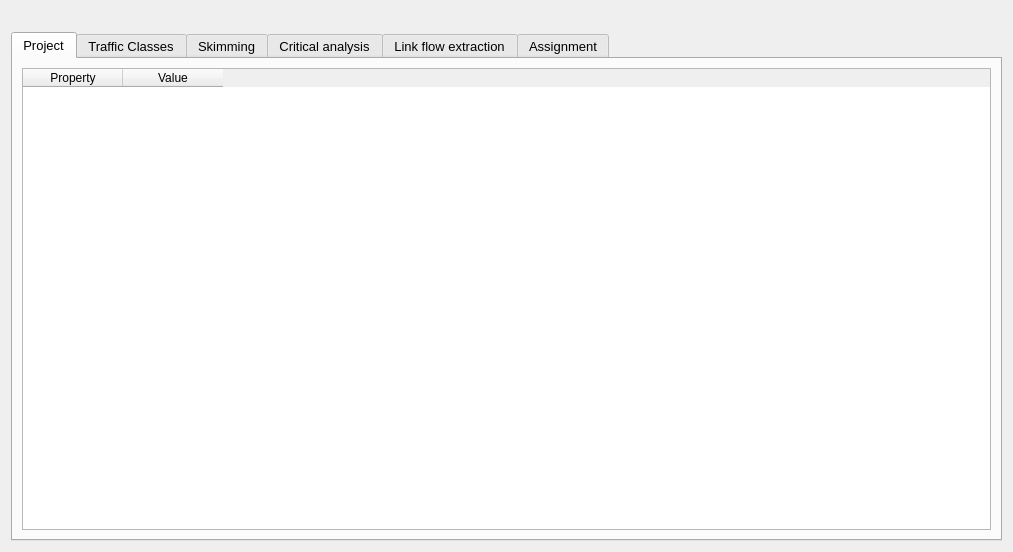
<?xml version="1.0" encoding="UTF-8"?>
<ui version="4.0">
 <class>traffic_assignment</class>
 <widget class="QDialog" name="traffic_assignment">
  <property name="windowModality">
   <enum>Qt::ApplicationModal</enum>
  </property>
  <property name="geometry">
   <rect>
    <x>0</x>
    <y>0</y>
    <width>1013</width>
    <height>552</height>
   </rect>
  </property>
  <property name="minimumSize">
   <size>
    <width>875</width>
    <height>0</height>
   </size>
  </property>
  <property name="font">
   <font>
    <pointsize>10</pointsize>
   </font>
  </property>
  <property name="windowTitle">
   <string>AequilibraE - Traffic Assignment toolbox</string>
  </property>
  <property name="modal">
   <bool>true</bool>
  </property>
  <layout class="QVBoxLayout" name="verticalLayout">
   <item>
    <widget class="QLabel" name="label_13">
     <property name="font">
      <font>
       <pointsize>10</pointsize>
      </font>
     </property>
     <property name="text">
      <string/>
     </property>
    </widget>
   </item>
   <item>
    <widget class="QTabWidget" name="tabWidget">
     <property name="enabled">
      <bool>true</bool>
     </property>
     <property name="sizePolicy">
      <sizepolicy hsizetype="Preferred" vsizetype="Preferred">
       <horstretch>0</horstretch>
       <verstretch>0</verstretch>
      </sizepolicy>
     </property>
     <property name="font">
      <font>
       <pointsize>10</pointsize>
      </font>
     </property>
     <property name="currentIndex">
      <number>0</number>
     </property>
     <widget class="QWidget" name="tab_2">
      <attribute name="title">
       <string>Project</string>
      </attribute>
      <layout class="QGridLayout" name="gridLayout_3">
       <item row="0" column="0" rowspan="2">
        <widget class="QTableWidget" name="tbl_project_properties">
         <property name="sizePolicy">
          <sizepolicy hsizetype="Preferred" vsizetype="Preferred">
           <horstretch>0</horstretch>
           <verstretch>0</verstretch>
          </sizepolicy>
         </property>
         <column>
          <property name="text">
           <string>Property</string>
          </property>
         </column>
         <column>
          <property name="text">
           <string>Value</string>
          </property>
         </column>
        </widget>
       </item>
      </layout>
     </widget>
     <widget class="QWidget" name="widget">
      <attribute name="title">
       <string>Traffic Classes</string>
      </attribute>
      <layout class="QGridLayout" name="gridLayout_10">
       <item row="0" column="2">
        <widget class="QLabel" name="lbl">
         <property name="sizePolicy">
          <sizepolicy hsizetype="Preferred" vsizetype="Preferred">
           <horstretch>0</horstretch>
           <verstretch>0</verstretch>
          </sizepolicy>
         </property>
         <property name="maximumSize">
          <size>
           <width>16777215</width>
           <height>35</height>
          </size>
         </property>
         <property name="font">
          <font>
           <pointsize>11</pointsize>
           <weight>75</weight>
           <bold>true</bold>
          </font>
         </property>
         <property name="text">
          <string>Traffic classes</string>
         </property>
         <property name="alignment">
          <set>Qt::AlignCenter</set>
         </property>
         <property name="wordWrap">
          <bool>true</bool>
         </property>
        </widget>
       </item>
       <item row="0" column="1">
        <widget class="QLabel" name="label_3">
         <property name="sizePolicy">
          <sizepolicy hsizetype="Preferred" vsizetype="Preferred">
           <horstretch>0</horstretch>
           <verstretch>0</verstretch>
          </sizepolicy>
         </property>
         <property name="maximumSize">
          <size>
           <width>16777215</width>
           <height>35</height>
          </size>
         </property>
         <property name="font">
          <font>
           <pointsize>11</pointsize>
           <weight>75</weight>
           <bold>true</bold>
          </font>
         </property>
         <property name="text">
          <string>Create traffic class</string>
         </property>
         <property name="alignment">
          <set>Qt::AlignCenter</set>
         </property>
        </widget>
       </item>
       <item row="1" column="1">
        <widget class="QComboBox" name="cob_matrices">
         <property name="sizePolicy">
          <sizepolicy hsizetype="Preferred" vsizetype="Preferred">
           <horstretch>0</horstretch>
           <verstretch>0</verstretch>
          </sizepolicy>
         </property>
        </widget>
       </item>
       <item row="1" column="2" rowspan="5">
        <widget class="QTableWidget" name="tbl_traffic_classes">
         <property name="sizePolicy">
          <sizepolicy hsizetype="Preferred" vsizetype="Preferred">
           <horstretch>0</horstretch>
           <verstretch>0</verstretch>
          </sizepolicy>
         </property>
         <property name="minimumSize">
          <size>
           <width>620</width>
           <height>0</height>
          </size>
         </property>
         <property name="accessibleName">
          <string>&lt;html&gt;&lt;head/&gt;&lt;body&gt;&lt;p&gt;xcxc&lt;/p&gt;&lt;/body&gt;&lt;/html&gt;</string>
         </property>
         <property name="selectionMode">
          <enum>QAbstractItemView::SingleSelection</enum>
         </property>
         <property name="selectionBehavior">
          <enum>QAbstractItemView::SelectRows</enum>
         </property>
         <property name="rowCount">
          <number>0</number>
         </property>
         <property name="columnCount">
          <number>6</number>
         </property>
         <attribute name="verticalHeaderDefaultSectionSize">
          <number>31</number>
         </attribute>
         <column>
          <property name="text">
           <string>Class name</string>
          </property>
         </column>
         <column>
          <property name="text">
           <string>Mode</string>
          </property>
         </column>
         <column>
          <property name="text">
           <string>User classes</string>
          </property>
         </column>
         <column>
          <property name="text">
           <string>Fixed cost</string>
          </property>
         </column>
         <column>
          <property name="text">
           <string>PCE</string>
          </property>
         </column>
         <column>
          <property name="text">
           <string>remove</string>
          </property>
         </column>
        </widget>
       </item>
       <item row="1" column="0">
        <widget class="QLabel" name="label">
         <property name="maximumSize">
          <size>
           <width>100</width>
           <height>16777215</height>
          </size>
         </property>
         <property name="text">
          <string>Matrix name</string>
         </property>
        </widget>
       </item>
       <item row="2" column="0" rowspan="2" colspan="2">
        <widget class="QTableView" name="tbl_core_list">
         <property name="sizePolicy">
          <sizepolicy hsizetype="Preferred" vsizetype="Preferred">
           <horstretch>0</horstretch>
           <verstretch>0</verstretch>
          </sizepolicy>
         </property>
        </widget>
       </item>
       <item row="4" column="0" colspan="2">
        <widget class="QGroupBox" name="groupBox_6">
         <property name="sizePolicy">
          <sizepolicy hsizetype="Preferred" vsizetype="Preferred">
           <horstretch>0</horstretch>
           <verstretch>0</verstretch>
          </sizepolicy>
         </property>
         <property name="title">
          <string/>
         </property>
         <layout class="QGridLayout" name="gridLayout_9">
          <item row="5" column="0" colspan="2">
           <widget class="QCheckBox" name="chb_chosen_links">
            <property name="sizePolicy">
             <sizepolicy hsizetype="Preferred" vsizetype="Preferred">
              <horstretch>0</horstretch>
              <verstretch>0</verstretch>
             </sizepolicy>
            </property>
            <property name="text">
             <string>Remove selected links from the graph</string>
            </property>
           </widget>
          </item>
          <item row="0" column="1">
           <widget class="QComboBox" name="cob_mode_for_class">
            <property name="sizePolicy">
             <sizepolicy hsizetype="Preferred" vsizetype="Preferred">
              <horstretch>0</horstretch>
              <verstretch>0</verstretch>
             </sizepolicy>
            </property>
           </widget>
          </item>
          <item row="1" column="1">
           <widget class="QLineEdit" name="ln_class_name"/>
          </item>
          <item row="2" column="0">
           <widget class="QLabel" name="label_2">
            <property name="sizePolicy">
             <sizepolicy hsizetype="Preferred" vsizetype="Preferred">
              <horstretch>0</horstretch>
              <verstretch>0</verstretch>
             </sizepolicy>
            </property>
            <property name="text">
             <string>Passenger Vehicle Equivalent</string>
            </property>
           </widget>
          </item>
          <item row="4" column="0" colspan="2">
           <widget class="QCheckBox" name="chb_check_centroids">
            <property name="text">
             <string>Block flows through centroids</string>
            </property>
            <property name="checked">
             <bool>true</bool>
            </property>
           </widget>
          </item>
          <item row="2" column="1">
           <widget class="QDoubleSpinBox" name="pce_setter">
            <property name="sizePolicy">
             <sizepolicy hsizetype="Preferred" vsizetype="Preferred">
              <horstretch>0</horstretch>
              <verstretch>0</verstretch>
             </sizepolicy>
            </property>
            <property name="maximumSize">
             <size>
              <width>80</width>
              <height>16777215</height>
             </size>
            </property>
            <property name="decimals">
             <number>4</number>
            </property>
            <property name="minimum">
             <double>0.010000000000000</double>
            </property>
            <property name="maximum">
             <double>1000000.000000000000000</double>
            </property>
            <property name="singleStep">
             <double>0.100000000000000</double>
            </property>
            <property name="value">
             <double>1.000000000000000</double>
            </property>
           </widget>
          </item>
          <item row="0" column="0">
           <widget class="QLabel" name="label_8">
            <property name="sizePolicy">
             <sizepolicy hsizetype="Preferred" vsizetype="Preferred">
              <horstretch>0</horstretch>
              <verstretch>0</verstretch>
             </sizepolicy>
            </property>
            <property name="text">
             <string>Network Mode</string>
            </property>
           </widget>
          </item>
          <item row="1" column="0">
           <widget class="QLabel" name="label_14">
            <property name="sizePolicy">
             <sizepolicy hsizetype="Preferred" vsizetype="Preferred">
              <horstretch>0</horstretch>
              <verstretch>0</verstretch>
             </sizepolicy>
            </property>
            <property name="text">
             <string>Assignment class name</string>
            </property>
           </widget>
          </item>
          <item row="9" column="0">
           <widget class="QLabel" name="lbl_vot">
            <property name="sizePolicy">
             <sizepolicy hsizetype="Preferred" vsizetype="Preferred">
              <horstretch>0</horstretch>
              <verstretch>0</verstretch>
             </sizepolicy>
            </property>
            <property name="text">
             <string>Value of Time</string>
            </property>
           </widget>
          </item>
          <item row="7" column="0">
           <widget class="QCheckBox" name="chb_fixed_cost">
            <property name="sizePolicy">
             <sizepolicy hsizetype="Preferred" vsizetype="Preferred">
              <horstretch>0</horstretch>
              <verstretch>0</verstretch>
             </sizepolicy>
            </property>
            <property name="maximumSize">
             <size>
              <width>199999</width>
              <height>16777215</height>
             </size>
            </property>
            <property name="text">
             <string>Include fixed cost</string>
            </property>
           </widget>
          </item>
          <item row="9" column="1">
           <widget class="QDoubleSpinBox" name="vot_setter">
            <property name="sizePolicy">
             <sizepolicy hsizetype="Preferred" vsizetype="Preferred">
              <horstretch>0</horstretch>
              <verstretch>0</verstretch>
             </sizepolicy>
            </property>
            <property name="maximumSize">
             <size>
              <width>80</width>
              <height>16777215</height>
             </size>
            </property>
            <property name="decimals">
             <number>5</number>
            </property>
            <property name="maximum">
             <double>1000000.000000000000000</double>
            </property>
            <property name="singleStep">
             <double>0.100000000000000</double>
            </property>
            <property name="value">
             <double>1.000000000000000</double>
            </property>
           </widget>
          </item>
          <item row="7" column="1">
           <widget class="QComboBox" name="cob_fixed_cost">
            <property name="sizePolicy">
             <sizepolicy hsizetype="Preferred" vsizetype="Preferred">
              <horstretch>0</horstretch>
              <verstretch>0</verstretch>
             </sizepolicy>
            </property>
            <property name="font">
             <font>
              <pointsize>10</pointsize>
             </font>
            </property>
           </widget>
          </item>
         </layout>
        </widget>
       </item>
       <item row="5" column="0" colspan="2">
        <widget class="QPushButton" name="but_add_class">
         <property name="sizePolicy">
          <sizepolicy hsizetype="Preferred" vsizetype="Preferred">
           <horstretch>0</horstretch>
           <verstretch>0</verstretch>
          </sizepolicy>
         </property>
         <property name="text">
          <string>Add Traffic class to assignment</string>
         </property>
        </widget>
       </item>
      </layout>
     </widget>
     <widget class="QWidget" name="tab_4">
      <attribute name="title">
       <string>Skimming</string>
      </attribute>
      <layout class="QGridLayout" name="gridLayout_8">
       <item row="0" column="0">
        <widget class="QGroupBox" name="groupBox_4">
         <property name="sizePolicy">
          <sizepolicy hsizetype="Preferred" vsizetype="Preferred">
           <horstretch>0</horstretch>
           <verstretch>0</verstretch>
          </sizepolicy>
         </property>
         <property name="maximumSize">
          <size>
           <width>16777215</width>
           <height>60</height>
          </size>
         </property>
         <property name="font">
          <font>
           <pointsize>10</pointsize>
          </font>
         </property>
         <property name="title">
          <string/>
         </property>
         <layout class="QGridLayout" name="gridLayout">
          <item row="0" column="2">
           <spacer name="horizontalSpacer">
            <property name="sizePolicy">
             <sizepolicy hsizetype="Minimum" vsizetype="Minimum">
              <horstretch>0</horstretch>
              <verstretch>0</verstretch>
             </sizepolicy>
            </property>
            <property name="orientation">
             <enum>Qt::Horizontal</enum>
            </property>
            <property name="sizeHint" stdset="0">
             <size>
              <width>40</width>
              <height>20</height>
             </size>
            </property>
           </spacer>
          </item>
          <item row="0" column="3">
           <widget class="QLabel" name="label_9">
            <property name="sizePolicy">
             <sizepolicy hsizetype="Preferred" vsizetype="Preferred">
              <horstretch>0</horstretch>
              <verstretch>0</verstretch>
             </sizepolicy>
            </property>
            <property name="text">
             <string>Class</string>
            </property>
           </widget>
          </item>
          <item row="0" column="1">
           <widget class="QComboBox" name="cob_skims_available">
            <property name="sizePolicy">
             <sizepolicy hsizetype="Preferred" vsizetype="Preferred">
              <horstretch>0</horstretch>
              <verstretch>0</verstretch>
             </sizepolicy>
            </property>
            <property name="minimumSize">
             <size>
              <width>250</width>
              <height>0</height>
             </size>
            </property>
           </widget>
          </item>
          <item row="0" column="4">
           <widget class="QComboBox" name="cob_skim_class">
            <property name="sizePolicy">
             <sizepolicy hsizetype="Preferred" vsizetype="Preferred">
              <horstretch>0</horstretch>
              <verstretch>0</verstretch>
             </sizepolicy>
            </property>
            <property name="minimumSize">
             <size>
              <width>230</width>
              <height>0</height>
             </size>
            </property>
           </widget>
          </item>
          <item row="0" column="0">
           <widget class="QLabel" name="label_7">
            <property name="sizePolicy">
             <sizepolicy hsizetype="Preferred" vsizetype="Preferred">
              <horstretch>0</horstretch>
              <verstretch>0</verstretch>
             </sizepolicy>
            </property>
            <property name="text">
             <string>Field to skim</string>
            </property>
           </widget>
          </item>
          <item row="0" column="6">
           <widget class="QPushButton" name="but_add_skim">
            <property name="enabled">
             <bool>false</bool>
            </property>
            <property name="sizePolicy">
             <sizepolicy hsizetype="Preferred" vsizetype="Preferred">
              <horstretch>0</horstretch>
              <verstretch>0</verstretch>
             </sizepolicy>
            </property>
            <property name="minimumSize">
             <size>
              <width>100</width>
              <height>0</height>
             </size>
            </property>
            <property name="text">
             <string>Add skim</string>
            </property>
           </widget>
          </item>
          <item row="0" column="5">
           <spacer name="horizontalSpacer_2">
            <property name="sizePolicy">
             <sizepolicy hsizetype="Minimum" vsizetype="Minimum">
              <horstretch>0</horstretch>
              <verstretch>0</verstretch>
             </sizepolicy>
            </property>
            <property name="orientation">
             <enum>Qt::Horizontal</enum>
            </property>
            <property name="sizeHint" stdset="0">
             <size>
              <width>40</width>
              <height>20</height>
             </size>
            </property>
           </spacer>
          </item>
         </layout>
        </widget>
       </item>
       <item row="1" column="0">
        <widget class="QTableWidget" name="skim_list_table">
         <property name="sizePolicy">
          <sizepolicy hsizetype="Preferred" vsizetype="Preferred">
           <horstretch>0</horstretch>
           <verstretch>0</verstretch>
          </sizepolicy>
         </property>
         <property name="accessibleName">
          <string>&lt;html&gt;&lt;head/&gt;&lt;body&gt;&lt;p&gt;xcxc&lt;/p&gt;&lt;/body&gt;&lt;/html&gt;</string>
         </property>
         <property name="selectionMode">
          <enum>QAbstractItemView::SingleSelection</enum>
         </property>
         <property name="selectionBehavior">
          <enum>QAbstractItemView::SelectRows</enum>
         </property>
         <property name="rowCount">
          <number>0</number>
         </property>
         <property name="columnCount">
          <number>4</number>
         </property>
         <attribute name="verticalHeaderDefaultSectionSize">
          <number>31</number>
         </attribute>
         <column>
          <property name="text">
           <string>Traffic class</string>
          </property>
          <property name="font">
           <font>
            <pointsize>9</pointsize>
           </font>
          </property>
         </column>
         <column>
          <property name="text">
           <string>Field</string>
          </property>
          <property name="font">
           <font>
            <pointsize>9</pointsize>
           </font>
          </property>
         </column>
         <column>
          <property name="text">
           <string>Last iteration</string>
          </property>
          <property name="font">
           <font>
            <pointsize>9</pointsize>
           </font>
          </property>
         </column>
         <column>
          <property name="text">
           <string>Blended</string>
          </property>
          <property name="font">
           <font>
            <pointsize>9</pointsize>
           </font>
          </property>
         </column>
        </widget>
       </item>
      </layout>
     </widget>
     <widget class="QWidget" name="tab_3">
      <attribute name="title">
       <string>Critical analysis</string>
      </attribute>
      <layout class="QGridLayout" name="gridLayout_6">
       <item row="1" column="0">
        <widget class="QGroupBox" name="select_link_config">
         <layout class="QGridLayout" name="gridLayout_13">
          <item row="5" column="0">
           <widget class="QLabel" name="label_16">
            <property name="text">
             <string>Link ID</string>
            </property>
           </widget>
          </item>
          <item row="5" column="3">
           <widget class="QLineEdit" name="input_link_id">
            <property name="placeholderText">
             <string>12345</string>
            </property>
           </widget>
          </item>
          <item row="4" column="0">
           <widget class="QLabel" name="label_15">
            <property name="text">
             <string>Direction</string>
            </property>
           </widget>
          </item>
          <item row="6" column="3">
           <widget class="QPushButton" name="but_clean">
            <property name="minimumSize">
             <size>
              <width>120</width>
              <height>0</height>
             </size>
            </property>
            <property name="text">
             <string>Clear</string>
            </property>
           </widget>
          </item>
          <item row="7" column="0" colspan="4">
           <widget class="QGroupBox" name="gridGroupBox">
            <property name="title">
             <string>Outputs</string>
            </property>
            <layout class="QGridLayout" name="gridLayout_14">
             <item row="1" column="0">
              <widget class="QCheckBox" name="chb_save_matrix">
               <property name="text">
                <string>Save select link matrices</string>
               </property>
               <property name="checked">
                <bool>true</bool>
               </property>
              </widget>
             </item>
             <item row="1" column="1">
              <widget class="QCheckBox" name="chb_save_result">
               <property name="text">
                <string>Save select link results</string>
               </property>
               <property name="checked">
                <bool>true</bool>
               </property>
              </widget>
             </item>
             <item row="0" column="0" colspan="2">
              <widget class="QLineEdit" name="sl_mat_name">
               <property name="inputMask">
                <string/>
               </property>
               <property name="text">
                <string/>
               </property>
               <property name="placeholderText">
                <string>output_name</string>
               </property>
              </widget>
             </item>
            </layout>
           </widget>
          </item>
          <item row="8" column="0">
           <spacer name="verticalSpacer">
            <property name="orientation">
             <enum>Qt::Vertical</enum>
            </property>
            <property name="sizeHint" stdset="0">
             <size>
              <width>20</width>
              <height>40</height>
             </size>
            </property>
           </spacer>
          </item>
          <item row="3" column="3">
           <widget class="QLineEdit" name="input_qry_name">
            <property name="inputMask">
             <string/>
            </property>
            <property name="text">
             <string/>
            </property>
            <property name="maxLength">
             <number>32767</number>
            </property>
            <property name="frame">
             <bool>true</bool>
            </property>
            <property name="placeholderText">
             <string>query_name</string>
            </property>
           </widget>
          </item>
          <item row="6" column="0">
           <widget class="QPushButton" name="but_add_query">
            <property name="minimumSize">
             <size>
              <width>120</width>
              <height>0</height>
             </size>
            </property>
            <property name="text">
             <string>Add to query</string>
            </property>
           </widget>
          </item>
          <item row="3" column="0">
           <widget class="QLabel" name="label_12">
            <property name="text">
             <string>Query name</string>
            </property>
           </widget>
          </item>
          <item row="6" column="1">
           <widget class="QPushButton" name="but_build_query">
            <property name="minimumSize">
             <size>
              <width>120</width>
              <height>0</height>
             </size>
            </property>
            <property name="text">
             <string>Save query</string>
            </property>
           </widget>
          </item>
          <item row="4" column="3">
           <widget class="QComboBox" name="cob_direction"/>
          </item>
         </layout>
        </widget>
       </item>
       <item row="1" column="2">
        <widget class="QTableWidget" name="select_link_list">
         <property name="enabled">
          <bool>true</bool>
         </property>
         <property name="accessibleName">
          <string>&lt;html&gt;&lt;head/&gt;&lt;body&gt;&lt;p&gt;xcxc&lt;/p&gt;&lt;/body&gt;&lt;/html&gt;</string>
         </property>
         <property name="selectionMode">
          <enum>QAbstractItemView::SingleSelection</enum>
         </property>
         <property name="selectionBehavior">
          <enum>QAbstractItemView::SelectRows</enum>
         </property>
         <property name="rowCount">
          <number>0</number>
         </property>
         <property name="columnCount">
          <number>2</number>
         </property>
         <attribute name="verticalHeaderDefaultSectionSize">
          <number>31</number>
         </attribute>
         <column>
          <property name="text">
           <string>Links</string>
          </property>
         </column>
         <column>
          <property name="text">
           <string>Query name</string>
          </property>
         </column>
        </widget>
       </item>
       <item row="0" column="0">
        <widget class="QCheckBox" name="do_select_link">
         <property name="enabled">
          <bool>true</bool>
         </property>
         <property name="minimumSize">
          <size>
           <width>0</width>
           <height>30</height>
          </size>
         </property>
         <property name="text">
          <string>Set select link analysis</string>
         </property>
        </widget>
       </item>
      </layout>
     </widget>
     <widget class="QWidget" name="tab_5">
      <attribute name="title">
       <string>Link flow extraction</string>
      </attribute>
      <layout class="QGridLayout" name="gridLayout_7">
       <item row="0" column="0">
        <widget class="QCheckBox" name="do_extract_link_flows">
         <property name="enabled">
          <bool>true</bool>
         </property>
         <property name="text">
          <string>Perform link flow extraction</string>
         </property>
        </widget>
       </item>
       <item row="0" column="1">
        <widget class="QPushButton" name="but_build_query_extract">
         <property name="enabled">
          <bool>true</bool>
         </property>
         <property name="minimumSize">
          <size>
           <width>0</width>
           <height>30</height>
          </size>
         </property>
         <property name="maximumSize">
          <size>
           <width>81</width>
           <height>16777215</height>
          </size>
         </property>
         <property name="text">
          <string>Build Query</string>
         </property>
        </widget>
       </item>
       <item row="1" column="0" colspan="2">
        <widget class="QTableWidget" name="list_link_extraction">
         <property name="enabled">
          <bool>true</bool>
         </property>
         <property name="accessibleName">
          <string>&lt;html&gt;&lt;head/&gt;&lt;body&gt;&lt;p&gt;xcxc&lt;/p&gt;&lt;/body&gt;&lt;/html&gt;</string>
         </property>
         <property name="selectionMode">
          <enum>QAbstractItemView::SingleSelection</enum>
         </property>
         <property name="selectionBehavior">
          <enum>QAbstractItemView::SelectRows</enum>
         </property>
         <property name="rowCount">
          <number>0</number>
         </property>
         <property name="columnCount">
          <number>4</number>
         </property>
         <attribute name="verticalHeaderDefaultSectionSize">
          <number>31</number>
         </attribute>
         <column>
          <property name="text">
           <string>Links</string>
          </property>
         </column>
         <column>
          <property name="text">
           <string>Type</string>
          </property>
         </column>
         <column>
          <property name="text">
           <string>Query name</string>
          </property>
         </column>
         <column>
          <property name="text">
           <string>Del</string>
          </property>
         </column>
        </widget>
       </item>
      </layout>
     </widget>
     <widget class="QWidget" name="tab">
      <attribute name="title">
       <string>Assignment</string>
      </attribute>
      <layout class="QGridLayout" name="gridLayout_2">
       <item row="2" column="0" colspan="4">
        <widget class="QGroupBox" name="groupBox">
         <property name="minimumSize">
          <size>
           <width>600</width>
           <height>0</height>
          </size>
         </property>
         <property name="acceptDrops">
          <bool>false</bool>
         </property>
         <property name="autoFillBackground">
          <bool>false</bool>
         </property>
         <property name="title">
          <string>Outputs</string>
         </property>
         <layout class="QGridLayout" name="gridLayout_11">
          <item row="2" column="0">
           <widget class="QCheckBox" name="do_path_file">
            <property name="enabled">
             <bool>false</bool>
            </property>
            <property name="text">
             <string>Save complete path file</string>
            </property>
           </widget>
          </item>
          <item row="0" column="0">
           <widget class="QLineEdit" name="output_scenario_name">
            <property name="text">
             <string/>
            </property>
            <property name="placeholderText">
             <string>Result_name</string>
            </property>
           </widget>
          </item>
         </layout>
        </widget>
       </item>
       <item row="4" column="2" colspan="2">
        <widget class="QLabel" name="progress_label">
         <property name="font">
          <font>
           <pointsize>9</pointsize>
          </font>
         </property>
         <property name="text">
          <string>Status Message 0</string>
         </property>
        </widget>
       </item>
       <item row="3" column="0" colspan="3">
        <widget class="QPushButton" name="do_assignment">
         <property name="text">
          <string>ASSIGN</string>
         </property>
        </widget>
       </item>
       <item row="4" column="0" colspan="2">
        <widget class="QProgressBar" name="progressbar">
         <property name="enabled">
          <bool>true</bool>
         </property>
         <property name="palette">
          <palette>
           <active>
            <colorrole role="Highlight">
             <brush brushstyle="SolidPattern">
              <color alpha="255">
               <red>0</red>
               <green>170</green>
               <blue>0</blue>
              </color>
             </brush>
            </colorrole>
           </active>
           <inactive>
            <colorrole role="Highlight">
             <brush brushstyle="SolidPattern">
              <color alpha="255">
               <red>240</red>
               <green>240</green>
               <blue>240</blue>
              </color>
             </brush>
            </colorrole>
           </inactive>
           <disabled>
            <colorrole role="Highlight">
             <brush brushstyle="SolidPattern">
              <color alpha="255">
               <red>51</red>
               <green>153</green>
               <blue>255</blue>
              </color>
             </brush>
            </colorrole>
           </disabled>
          </palette>
         </property>
         <property name="value">
          <number>0</number>
         </property>
         <property name="textVisible">
          <bool>true</bool>
         </property>
        </widget>
       </item>
       <item row="0" column="0">
        <widget class="QGroupBox" name="groupBox_3">
         <property name="minimumSize">
          <size>
           <width>270</width>
           <height>0</height>
          </size>
         </property>
         <property name="maximumSize">
          <size>
           <width>440</width>
           <height>16777215</height>
          </size>
         </property>
         <property name="title">
          <string>Algorithm</string>
         </property>
         <layout class="QGridLayout" name="gridLayout_4">
          <item row="0" column="0" colspan="6">
           <widget class="QComboBox" name="cb_choose_algorithm">
            <property name="minimumSize">
             <size>
              <width>240</width>
              <height>0</height>
             </size>
            </property>
            <property name="maxVisibleItems">
             <number>10</number>
            </property>
           </widget>
          </item>
          <item row="2" column="2">
           <spacer name="horizontalSpacer_5">
            <property name="orientation">
             <enum>Qt::Horizontal</enum>
            </property>
            <property name="sizeHint" stdset="0">
             <size>
              <width>40</width>
              <height>20</height>
             </size>
            </property>
           </spacer>
          </item>
          <item row="2" column="0">
           <widget class="QLabel" name="label_10">
            <property name="text">
             <string>Relative Gap</string>
            </property>
           </widget>
          </item>
          <item row="2" column="3">
           <widget class="QLabel" name="label_11">
            <property name="text">
             <string>Maximum Iterations</string>
            </property>
           </widget>
          </item>
          <item row="2" column="5">
           <widget class="QLineEdit" name="max_iter">
            <property name="maximumSize">
             <size>
              <width>80</width>
              <height>16777215</height>
             </size>
            </property>
           </widget>
          </item>
          <item row="2" column="1">
           <widget class="QLineEdit" name="rel_gap">
            <property name="maximumSize">
             <size>
              <width>100</width>
              <height>16777215</height>
             </size>
            </property>
           </widget>
          </item>
         </layout>
        </widget>
       </item>
       <item row="3" column="3">
        <widget class="QPushButton" name="cancel_all">
         <property name="text">
          <string>CANCEL</string>
         </property>
        </widget>
       </item>
       <item row="1" column="0">
        <widget class="QGroupBox" name="groupBox_2">
         <property name="minimumSize">
          <size>
           <width>270</width>
           <height>0</height>
          </size>
         </property>
         <property name="title">
          <string>Network information</string>
         </property>
         <layout class="QGridLayout" name="gridLayout_12">
          <item row="1" column="0">
           <widget class="QLabel" name="label_5">
            <property name="font">
             <font>
              <pointsize>10</pointsize>
             </font>
            </property>
            <property name="text">
             <string>Free Flow Travel time</string>
            </property>
           </widget>
          </item>
          <item row="0" column="0">
           <widget class="QLabel" name="label_4">
            <property name="font">
             <font>
              <pointsize>10</pointsize>
             </font>
            </property>
            <property name="text">
             <string>Capacity</string>
            </property>
           </widget>
          </item>
          <item row="1" column="1" colspan="2">
           <widget class="QComboBox" name="cob_ffttime">
            <property name="sizePolicy">
             <sizepolicy hsizetype="Preferred" vsizetype="Preferred">
              <horstretch>0</horstretch>
              <verstretch>0</verstretch>
             </sizepolicy>
            </property>
            <property name="font">
             <font>
              <pointsize>10</pointsize>
             </font>
            </property>
           </widget>
          </item>
          <item row="0" column="1" colspan="2">
           <widget class="QComboBox" name="cob_capacity">
            <property name="sizePolicy">
             <sizepolicy hsizetype="Preferred" vsizetype="Preferred">
              <horstretch>0</horstretch>
              <verstretch>0</verstretch>
             </sizepolicy>
            </property>
            <property name="minimumSize">
             <size>
              <width>200</width>
              <height>0</height>
             </size>
            </property>
            <property name="font">
             <font>
              <pointsize>10</pointsize>
             </font>
            </property>
           </widget>
          </item>
         </layout>
        </widget>
       </item>
       <item row="0" column="1" rowspan="2" colspan="3">
        <widget class="QGroupBox" name="vdf_box">
         <property name="minimumSize">
          <size>
           <width>330</width>
           <height>0</height>
          </size>
         </property>
         <property name="title">
          <string>Volume-Delay function</string>
         </property>
         <layout class="QGridLayout" name="gridLayout_5">
          <item row="0" column="0">
           <widget class="QLabel" name="label_6">
            <property name="text">
             <string>Function</string>
            </property>
           </widget>
          </item>
          <item row="0" column="1">
           <widget class="QComboBox" name="cob_vdf">
            <property name="minimumSize">
             <size>
              <width>180</width>
              <height>0</height>
             </size>
            </property>
           </widget>
          </item>
          <item row="0" column="2">
           <spacer name="horizontalSpacer_3">
            <property name="orientation">
             <enum>Qt::Horizontal</enum>
            </property>
            <property name="sizeType">
             <enum>QSizePolicy::Maximum</enum>
            </property>
            <property name="sizeHint" stdset="0">
             <size>
              <width>72</width>
              <height>20</height>
             </size>
            </property>
           </spacer>
          </item>
          <item row="1" column="0" colspan="3">
           <widget class="QTableWidget" name="tbl_vdf_parameters">
            <property name="minimumSize">
             <size>
              <width>310</width>
              <height>140</height>
             </size>
            </property>
            <column>
             <property name="text">
              <string>Parameter</string>
             </property>
            </column>
            <column>
             <property name="text">
              <string>Value</string>
             </property>
            </column>
            <column>
             <property name="text">
              <string>Field</string>
             </property>
            </column>
           </widget>
          </item>
         </layout>
        </widget>
       </item>
      </layout>
     </widget>
    </widget>
   </item>
  </layout>
 </widget>
 <resources/>
 <connections/>
</ui>
